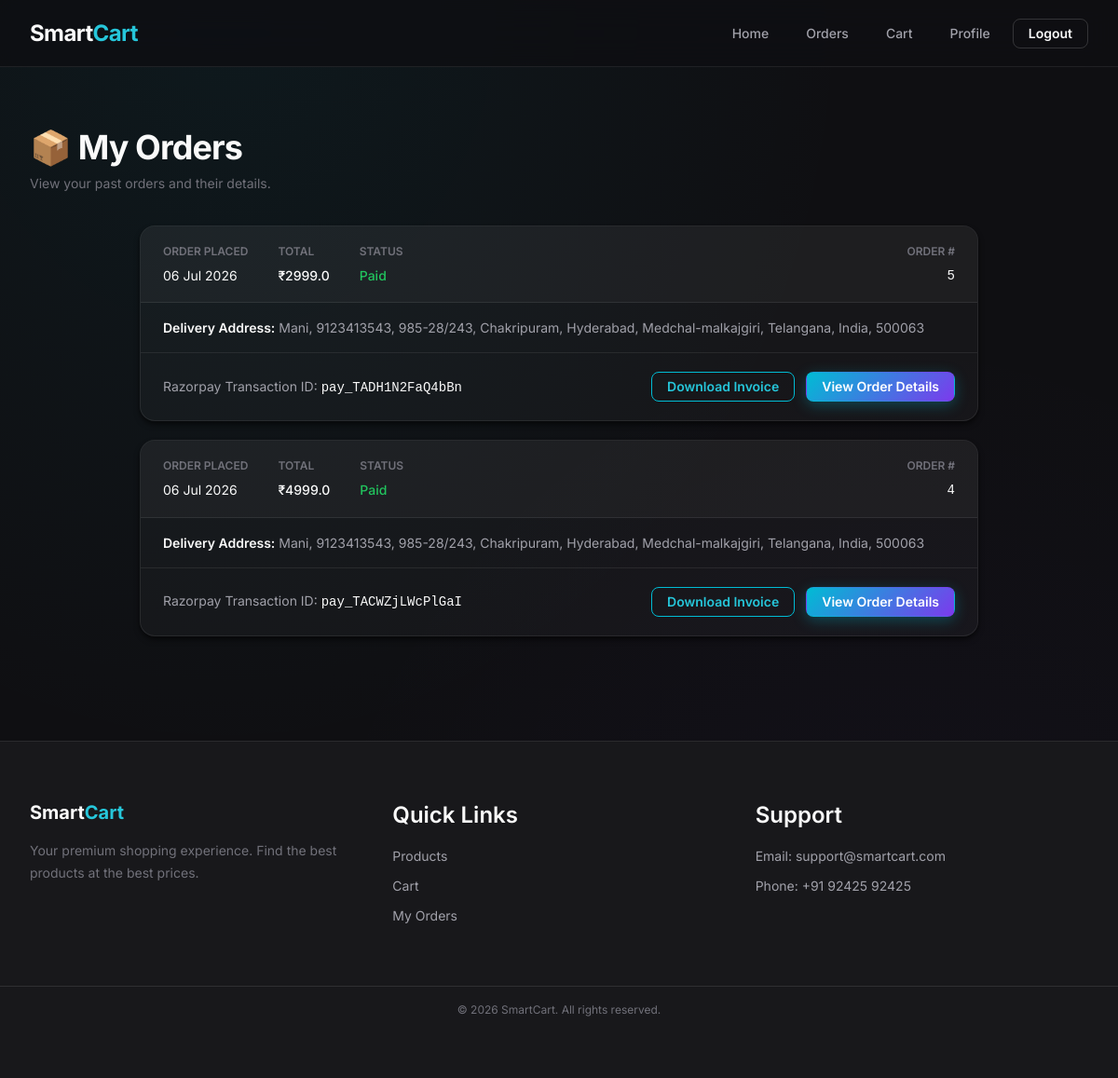
Page /user/my-orders (signed in) on the earlier database version.
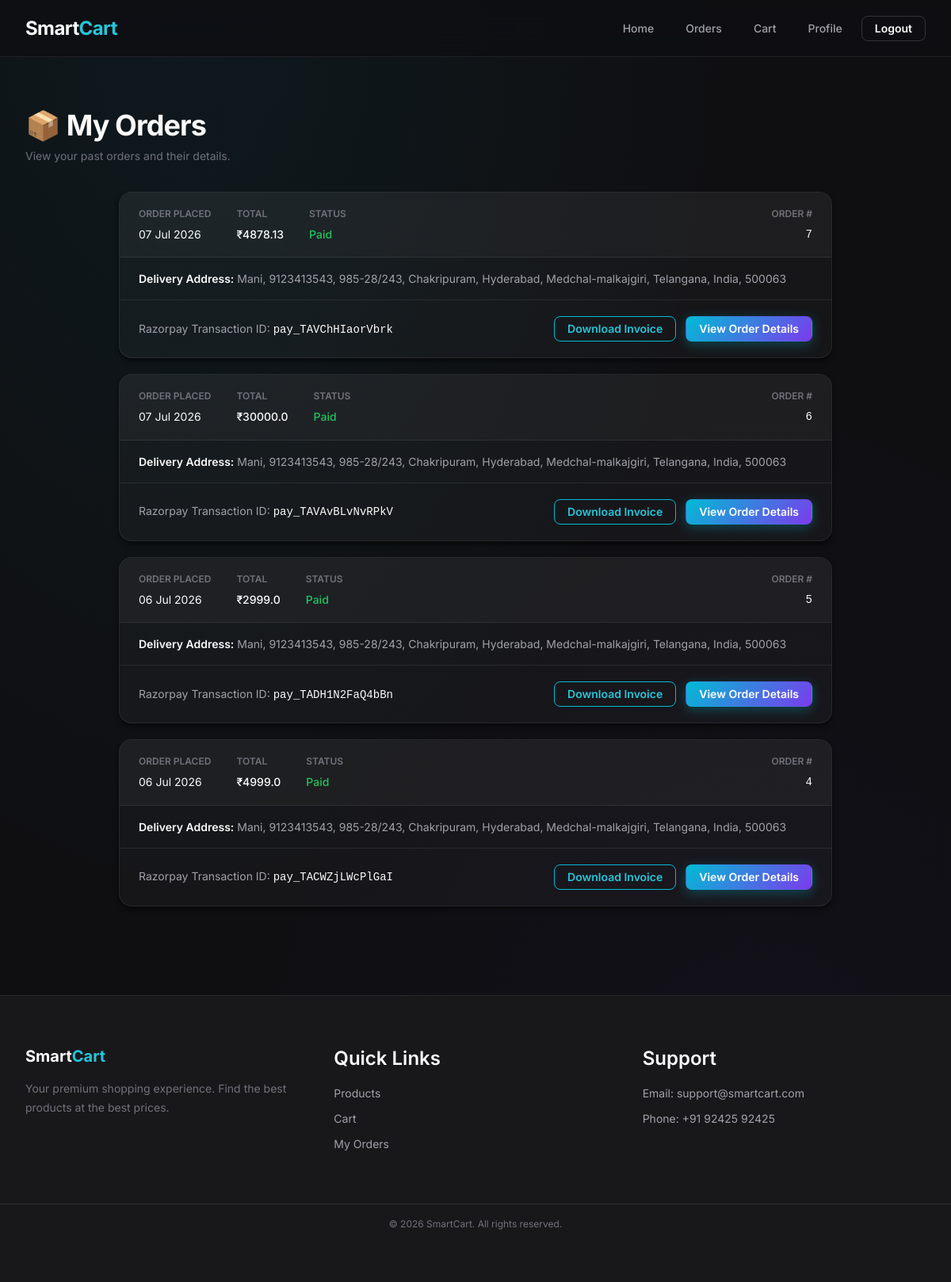
Same page on the later database version.
### tables this page shows
CREATE TABLE orders (
    order_id INTEGER PRIMARY KEY AUTOINCREMENT,
    user_id INTEGER NOT NULL,
    razorpay_order_id TEXT,
    razorpay_payment_id TEXT,
    amount REAL,
    payment_status TEXT,
    created_at TIMESTAMP DEFAULT CURRENT_TIMESTAMP, address TEXT,
    FOREIGN KEY (user_id) REFERENCES users(user_id)
);

CREATE TABLE users (
    user_id INTEGER PRIMARY KEY AUTOINCREMENT,
    name TEXT NOT NULL,
    email TEXT UNIQUE NOT NULL,
    password TEXT NOT NULL,
    address TEXT,
    profile_image TEXT
);

### app.py (the view)
@app.route('/user/my-orders')
def my_orders():
    if 'user_id' not in session:
        flash("Please login!", "danger")
        return redirect('/user-signin')
    conn = get_db()
    cursor = conn.cursor()
    try:
        cursor.execute("SELECT * FROM orders WHERE user_id=? ORDER BY created_at DESC", (session['user_id'],))
        orders = cursor.fetchall()
    except:
        orders = []
    cursor.execute("SELECT address FROM users WHERE user_id=?", (session['user_id'],))
    user_row = cursor.fetchone()
    user_address = user_row['address'] if user_row and user_row['address'] else "Address not provided"
    cursor.close()
    conn.close()
    return render_template("user/my_orders.html", orders=orders, user_address=user_address)

### app.py (called while the page is built)
def convert_timestamp(val):
    val_str = val.decode('utf-8')
    try:
        return datetime.datetime.fromisoformat(val_str)
    except ValueError:
        return datetime.datetime.strptime(val_str, "%Y-%m-%d %H:%M:%S")

def get_db():
    connection = sqlite3.connect(DB_PATH, detect_types=sqlite3.PARSE_DECLTYPES)
    connection.row_factory = sqlite3.Row
    return connection

### templates/user/my_orders.html (shortened to what the changed rows need)
{% extends "user/base.html" %}
{% block content %}
<div class="sc-dashboard sc-animate-fade-in-up">
  <div class="sc-dashboard__header">
    <div>
      <h2 style="margin-bottom: var(--sc-space-1);">📦 My Orders</h2>
    </div>
  </div>
  {% if orders|length == 0 %}
  <div class="glass-card">
    <div class="sc-empty">
      <svg xmlns="http://www.w3.org/2000/svg" width="64" height="64" viewBox="0 0 24 24" fill="none"
        stroke="currentColor" stroke-width="1" stroke-linecap="round" stroke-linejoin="round" class="sc-empty__icon">
        <path d="M21 16V8a2 2 0 0 0-1-1.73l-7-4a2 2 0 0 0-2 0l-7 4A2 2 0 0 0 3 8v8a2 2 0 0 0 1 1.73l7 4a2 2 0 0 0 2 0l7-4A2 2 0 0 0 21 16z"></path>
        <polyline points="3.27 6.96 12 12.01 20.73 6.96"></polyline>
        <line x1="12" y1="22.08" x2="12" y2="12"></line>
      </svg>
      <h3 class="sc-empty__title">No orders yet</h3>
      <p class="sc-empty__text">You haven't placed any orders yet. Start exploring our products!</p>
      <a href="/user/products" class="sc-btn"
         style="background: linear-gradient(90deg, #00d2ff 0%, #8b5cf6 100%);
                box-shadow: 0 8px 24px rgba(0, 210, 255, 0.4);
                border: none;
                color: white;
                text-shadow: 0 1px 2px rgba(0,0,0,0.2);
                transition: transform 0.2s ease, box-shadow 0.2s ease;"
         onmouseover="this.style.transform='translateY(-2px)'; this.style.boxShadow='0 12px 28px rgba(0, 210, 255, 0.6)';"
         onmouseout="this.style.transform='translateY(0)'; this.style.boxShadow='0 8px 24px rgba(0, 210, 255, 0.4)';">
         Start Shopping
      </a>
    </div>
  </div>
  {% else %}
  <div style="display: flex; flex-direction: column; gap: var(--sc-space-5); max-width: 900px; margin: 0 auto;">
    {% for order in orders %}
    <div class="glass-card" style="padding: 0; overflow: hidden; display: flex; flex-direction: column; position: relative;">
      <div style="background: rgba(255,255,255,0.03); padding: var(--sc-space-4) var(--sc-space-6); border-bottom: 1px solid var(--sc-border); display: flex; justify-content: space-between; align-items: center; flex-wrap: wrap; gap: var(--sc-space-4);">
        <div style="display: flex; gap: var(--sc-space-8); flex-wrap: wrap;">
          <div>
            <p style="font-size: var(--sc-text-xs); color: var(--sc-text-muted); text-transform: uppercase; margin: 0 0 var(--sc-space-1) 0; font-weight: var(--sc-weight-semibold);">Order Placed</p>
            <p style="margin: 0; color: var(--sc-text-primary); font-size: var(--sc-text-sm);">{{ order.created_at.strftime('%d %b %Y') if order.created_at else order.created_at }}</p>
          </div>
          <div>
            <p style="font-size: var(--sc-text-xs); color: var(--sc-text-muted); text-transform: uppercase; margin: 0 0 var(--sc-space-1) 0; font-weight: var(--sc-weight-semibold);">Total</p>
            <p style="margin: 0; color: var(--sc-text-primary); font-size: var(--sc-text-sm); font-weight: var(--sc-weight-medium);">₹{{ order.amount }}</p>
          </div>
          <div>
            <p style="font-size: var(--sc-text-xs); color: var(--sc-text-muted); text-transform: uppercase; margin: 0 0 var(--sc-space-1) 0; font-weight: var(--sc-weight-semibold);">Status</p>
            <p style="margin: 0; color: var(--sc-success); font-size: var(--sc-text-sm); font-weight: var(--sc-weight-medium); text-transform: capitalize;">{{ order.payment_status }}</p>
          </div>
        </div>
        <div style="text-align: right;">
          <p style="font-size: var(--sc-text-xs); color: var(--sc-text-muted); text-transform: uppercase; margin: 0 0 var(--sc-space-1) 0; font-weight: var(--sc-weight-semibold);">Order #</p>
          <p style="margin: 0; color: var(--sc-text-primary); font-size: var(--sc-text-sm); font-family: monospace;">{{ order.order_id }}</p>
        </div>
      </div>
      <div style="padding: var(--sc-space-4) var(--sc-space-6); border-bottom: 1px solid var(--sc-border); color: var(--sc-text-secondary); font-size: var(--sc-text-sm);">
          <strong style="color: var(--sc-text-primary);">Delivery Address:</strong>
          <span>
            {% if user_address %}
              {{ user_address | replace('#$#$', ', ') }}
            {% else %}
              Not provided
            {% endif %}
          </span>
      </div>
      <div style="padding: var(--sc-space-5) var(--sc-space-6); display: flex; justify-content: space-between; align-items: center; flex-wrap: wrap; gap: var(--sc-space-4);">
        <div style="color: var(--sc-text-secondary); font-size: var(--sc-text-sm);">
          Razorpay Transaction ID: <span style="font-family: monospace; color: var(--sc-text-primary);">{{ order.razorpay_payment_id }}</span>
        </div>
        <div style="display: flex; gap: var(--sc-space-3);">
          <a href="/user/download-invoice/{{ order.order_id }}" class="sc-btn sc-btn--ghost sc-btn--sm" style="border: 1px solid var(--sc-brand-500); color: var(--sc-brand-400);">Download Invoice</a>
          <a href="/user/order-success/{{ order.order_id }}" class="sc-btn sc-btn--primary sc-btn--sm">View Order Details</a>
        </div>
      </div>
    </div>
    {% endfor %}
  </div>
  {% endif %}
</div>
{% endblock %}

Differences in the rows shown:
added orders: created_at "07 Jul 2026", amount "4878.13", payment_status "Paid", order_id "7", {{ user_address | replace('#$#$', ', ') }} "Mani, 9123413543, 985-28/243, Chakripuram, Hyderabad, Medchal-malkajgiri, Telangana, India, 500063", razorpay_payment_id "pay_TAVChHIaorVbrk"
added orders: created_at "07 Jul 2026", amount "30000.0", payment_status "Paid", order_id "6", {{ user_address | replace('#$#$', ', ') }} "Mani, 9123413543, 985-28/243, Chakripuram, Hyderabad, Medchal-malkajgiri, Telangana, India, 500063", razorpay_payment_id "pay_TAVAvBLvNvRPkV"
